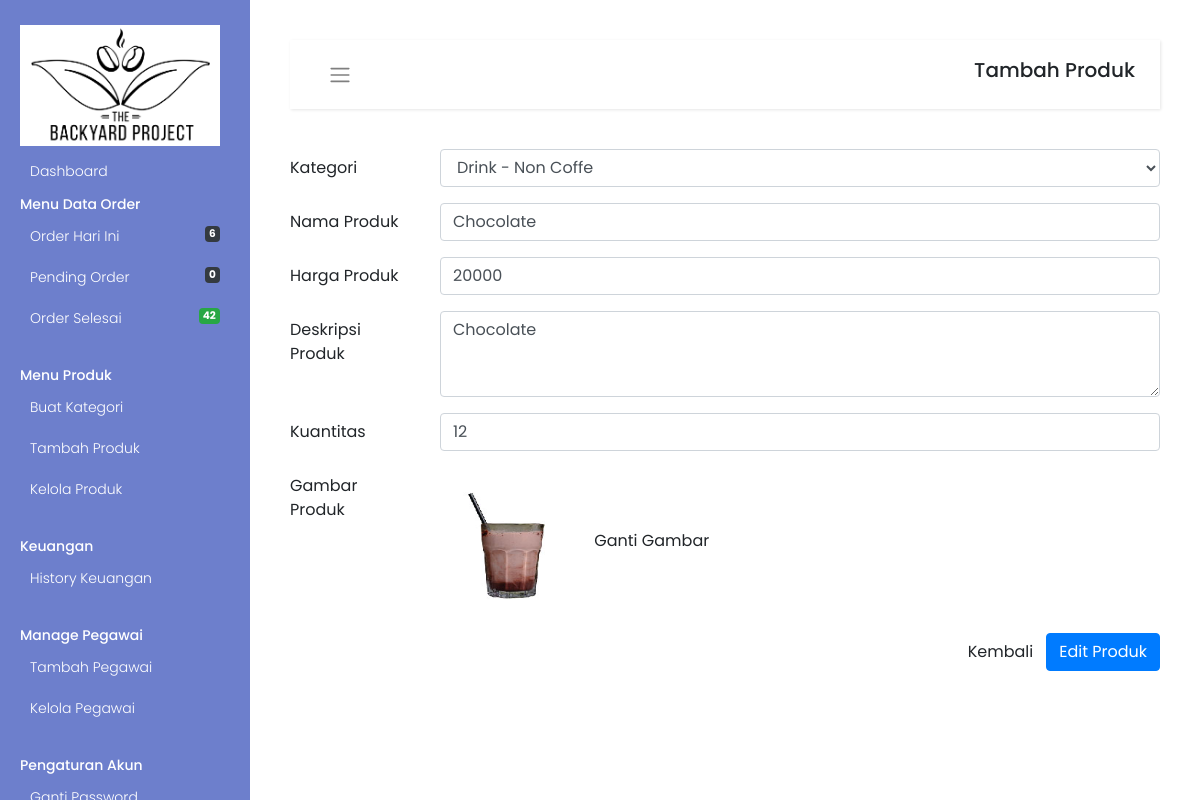
/admin/edit-produk.php?id=1 (signed in), run on the app's committed database.
### tables this page shows
CREATE TABLE `products` (
  `id` int(11) NOT NULL,
  `category` int(11) NOT NULL,
  `productName` varchar(255) NOT NULL,
  `productPrice` int(11) NOT NULL,
  `productDescription` longtext NOT NULL,
  `qty` int(11) NOT NULL,
  `productImage` varchar(255) NOT NULL
);

CREATE TABLE `category` (
  `id` int(11) NOT NULL,
  `categoryName` varchar(255) NOT NULL,
  `categoryDescription` varchar(255) NOT NULL
);

### admin/edit-produk.php (the view, shortened to what this page needs)
<?php
include('include/config.php');
if (strlen($_SESSION['alogin']) == 0) {
    header('location:index.php');
} else {
    $pid = intval($_GET['id']);
?>
    <?php include 'head.php' ?>
    <?php include 'sidebar.php' ?>
    <div id="content">
        <nav class="navbar navbar-expand-lg navbar-light bg-white">
            <div class="container-fluid">
                <button type="button" id="sidebarCollapse" class="btn btn-link">
                    <i class="navbar-toggler-icon"></i>
                </button>
                <h5>Tambah Produk</h5>
            </div>
        </nav>
        <form name="insertproduct" method="POST" enctype="multipart/form-data">
            <?php
            $query = mysqli_query($con, "select products.*,category.categoryName as catname,category.id as cid from products join category on category.id=products.category where products.id='$pid'");
            while ($row = mysqli_fetch_array($query)) {
            ?>
                <div class="form-group row">
                    <label for="category" class="col-sm-2 col-form-label">Kategori</label>
                    <div class="col-sm-10">
                        <select name="category" id="category" class="form-control">
                            <option value="<?php echo htmlentities($row['cid']); ?>"><?php echo htmlentities($row['catname']); ?></option>
                            <?php $query = mysqli_query($con, "select * from category");
                            ?>
                        </select>
                    </div>
                </div>
                <div class="form-group row">
                    <label for="productName" class="col-sm-2 col-form-label">Nama Produk</label>
                    <div class="col-sm-10">
                        <input type="text" class="form-control" id="productName" name="productName" value="<?php echo htmlentities($row['productName']); ?>" required>
                    </div>
                </div>
                <div class="form-group row">
                    <label for="productPrice" class="col-sm-2 col-form-label">Harga Produk</label>
                    <div class="col-sm-10">
                        <input type="text" class="form-control" id="productPrice" name="productPrice" value="<?php echo htmlentities($row['productPrice']); ?>" required>
                    </div>
                </div>
                <div class="form-group row">
                    <label for="productDescription" class="col-sm-2 col-form-label">Deskripsi Produk</label>
                    <div class="col-sm-10">
                        <textarea class="form-control" id="productDescription" rows="3" name="productDescription" required><?php echo htmlentities($row['productDescription']); ?></textarea>
                    </div>
                </div>
                <div class="form-group row">
                    <label for="qty" class="col-sm-2 col-form-label">Kuantitas</label>
                    <div class="col-sm-10">
                        <input type="text" class="form-control" id="qty" name="qty" value="<?php echo htmlentities($row['qty']); ?>" required>
                    </div>
                </div>
                <div class="form-group row">
                    <label for="productImage" class="col-sm-2 col-form-label">Gambar Produk</label>
                    <div class="col-sm-10">
                        <img src="productimages/<?php echo htmlentities($row['productImage']); ?>" width="150" height="150">
                        <a href="update-gambar.php?id=<?php echo $row['id']; ?>">Ganti Gambar</a>
                    </div>
                </div>
            <?php } ?>
            <input type="submit" name="submit" value="Edit Produk" class="btn btn-primary float-right">
            <a href="menu.php" class="btn btn-link float-right">Kembali</a>
        </form>
    </div>
<?php } ?>

### assets/css/custom-sidebar.css (style rules this page uses)
* { font-family: "Poppins", sans-serif; }
.wrapper a, .wrapper a:hover, .wrapper a:focus { color: inherit; text-decoration: none; -webkit-transition: all 0.3s; transition: all 0.3s; }
.wrapper .navbar { padding: 15px 10px; background: #fff; border: none; border-radius: 0; margin-bottom: 40px; -webkit-box-shadow: 1px 1px 3px rgba(0, 0, 0, 0.1); box-shadow: 1px 1px 3px rgba(0, 0, 0, 0.1); }
.wrapper #content { width: calc(100% - 250px); padding: 40px; min-height: 100vh; -webkit-transition: all 0.3s; transition: all 0.3s; position: absolute; top: 0; right: 0; }

### data on the page
products: category "Drink - Non Coffe", productName "Chocolate", productPrice "20000", productDescription "Chocolate", qty "12", productImage (picture)

### other printed values
$num_rows1 "6"
$num "0"
$num1 "42"
